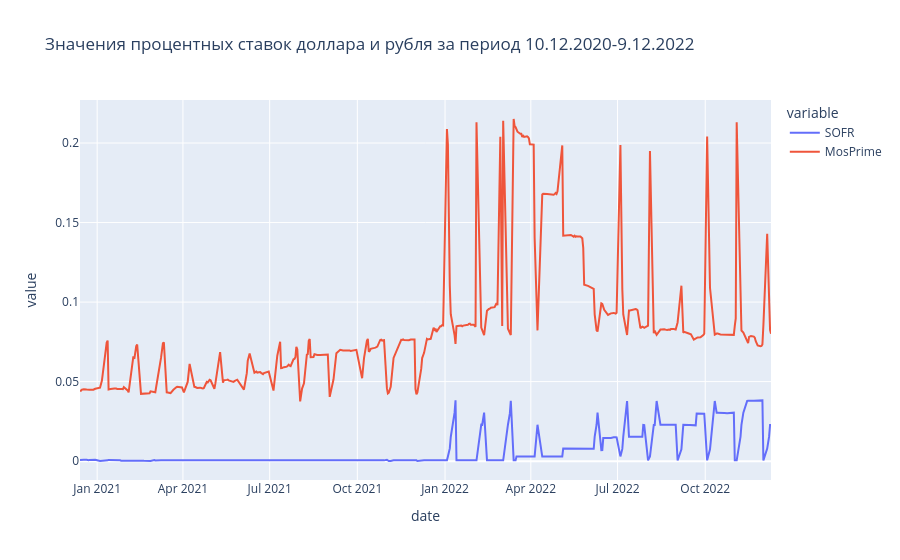

Notebook source saved alongside this figure:
### Code cell
fig = px.line(df, x='date', y=['SOFR', 'MosPrime'],
              title='''Значения процентных ставок доллара и рубля за период 10.12.2020-9.12.2022''')
fig.show()

### Figure 1 — Plotly figure (JSON) as saved in the notebook; plotly's stock layout.template omitted (floating-point values rounded to 4 significant figures; data arrays with more than 128 entries replaced by an {"elided": "..."} marker saying what was removed)
{"data": [{"hovertemplate": "variable=SOFR<br>date=%{x}<br>value=%{y}<extra></extra>", "legendgroup": "SOFR", "line": {"color": "#636efa", "dash": "solid"}, "marker": {"symbol": "circle"}, "mode": "lines", "name": "SOFR", "orientation": "v", "showlegend": true, "type": "scatter", "x": {"elided": "407 str values"}, "xaxis": "x", "y": {"elided": "407 float values"}, "yaxis": "y"}, {"hovertemplate": "variable=MosPrime<br>date=%{x}<br>value=%{y}<extra></extra>", "legendgroup": "MosPrime", "line": {"color": "#EF553B", "dash": "solid"}, "marker": {"symbol": "circle"}, "mode": "lines", "name": "MosPrime", "orientation": "v", "showlegend": true, "type": "scatter", "x": {"elided": "407 str values"}, "xaxis": "x", "y": {"elided": "407 float values"}, "yaxis": "y"}], "layout": {"legend": {"title": {"text": "variable"}, "tracegroupgap": 0}, "title": {"text": "Значения процентных ставок доллара и рубля за период 10.12.2020-9.12.2022"}, "xaxis": {"anchor": "y", "domain": [0, 1], "title": {"text": "date"}}, "yaxis": {"anchor": "x", "domain": [0, 1], "title": {"text": "value"}}}}
